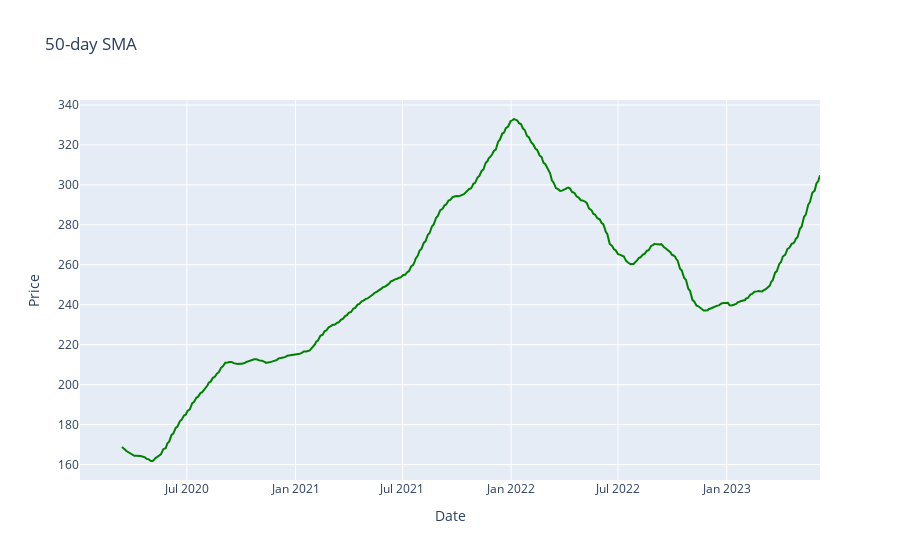

Here is the notebook cell this chart was saved with:
### Code cell
## calculating the 50 days moving average of the given ticker

df['Price'] = df['SMA_50'] = df['Close'].rolling(window=50).mean()
fig = px.line(df, x = df['Date'], y = df['Price'], title='50-day SMA', labels={"50-dat SMA"})
fig.update_traces(line = dict(color='green'))
fig.show()

### Figure 1 — Plotly figure (JSON) as saved in the notebook; plotly's stock layout.template omitted (floating-point values rounded to 4 significant figures; data arrays with more than 128 entries replaced by an {"elided": "..."} marker saying what was removed)
{"data": [{"hovertemplate": "Date=%{x}<br>Price=%{y}<extra></extra>", "legendgroup": "", "line": {"color": "green", "dash": "solid"}, "marker": {"symbol": "circle"}, "mode": "lines", "name": "", "orientation": "v", "showlegend": false, "type": "scatter", "x": {"elided": "865 str values"}, "xaxis": "x", "y": {"elided": "865 float values"}, "yaxis": "y"}], "layout": {"legend": {"tracegroupgap": 0}, "title": {"text": "50-day SMA"}, "xaxis": {"anchor": "y", "domain": [0, 1], "title": {"text": "Date"}}, "yaxis": {"anchor": "x", "domain": [0, 1], "title": {"text": "Price"}}}}
